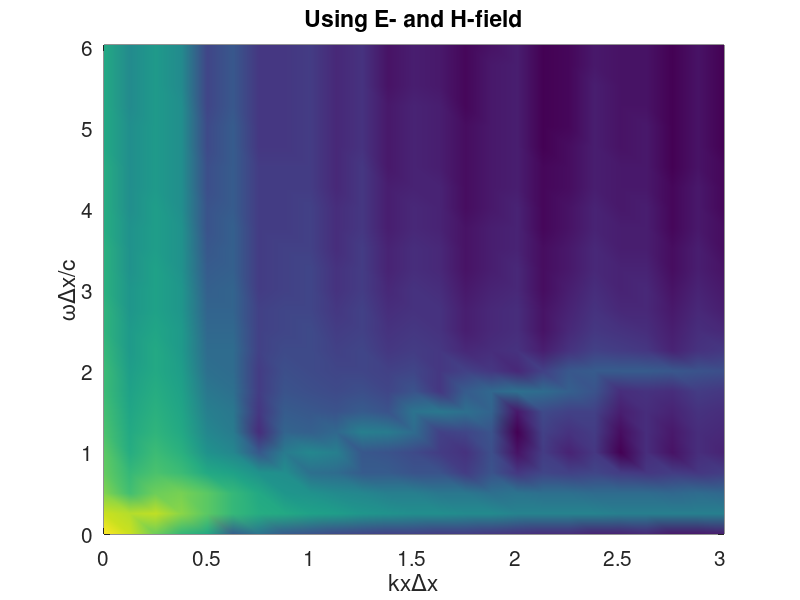
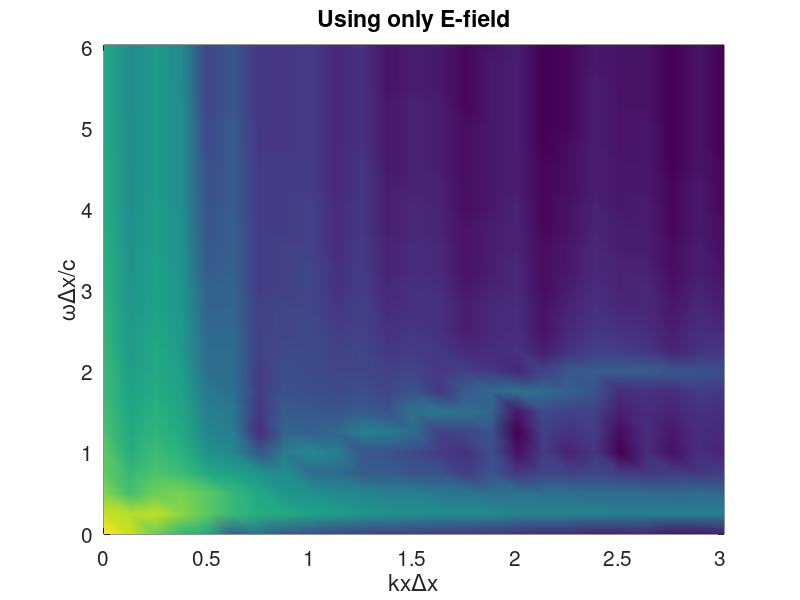
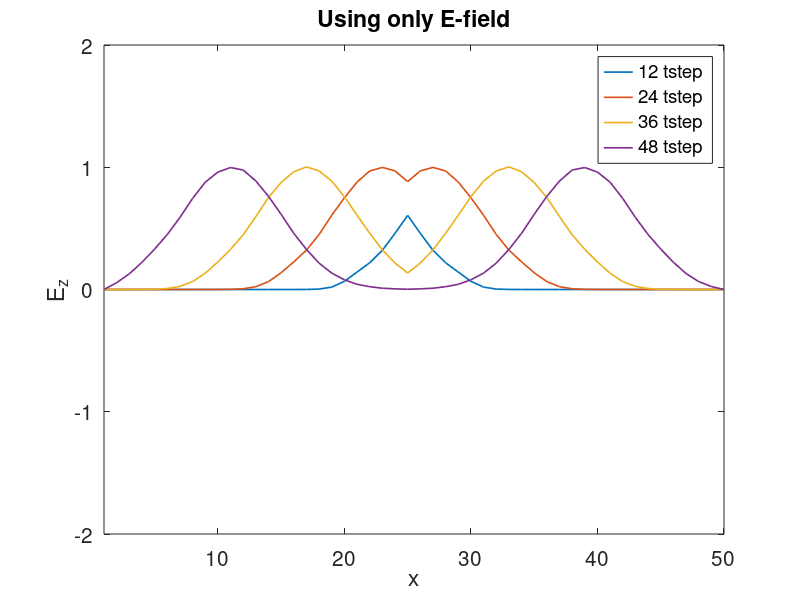
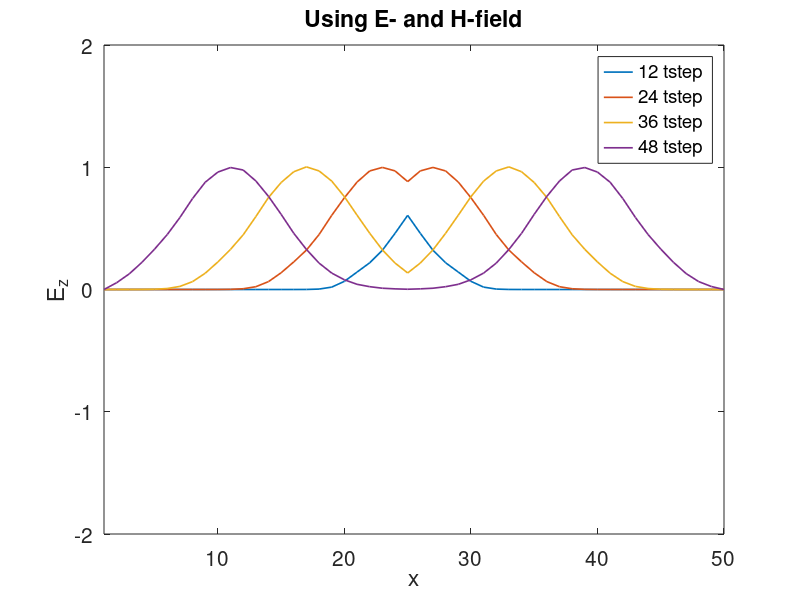

Write the MATLAB code that produced these figures, in order.
% This is a 1D FDTD simulation with pulse
% It displays a "movie" of the signal
% Size of the FDTD space
clear;
ke=50;
% Position of the source
ks=ke/2;
% Number of time steps
nsteps=50;
% Cell size and time stepping
c0=3.e8;
dx=0.01;
% Use Courant cond  ition
dt=dx/(2*c0);
% Constants
cc=c0*dt/dx;



%% E- and H-fields
% Initialize vectors
Ez=zeros(1,ke);
Hy=zeros(1,ke);
% Gaussian pulse
t0=20;
spread=8;
% Start loop
ExHist_EH = [];
for t=1:nsteps
   % E field loop
   for k=2:ke-1
    Ez(k)=Ez(k)+cc*(Hy(k-1)-Hy(k));
   end
   % Source
   Ez(ks)=exp(-.5*((t-t0)/spread)^2);
   % H field loop
   for k=1:ke-1
      Hy(k)=Hy(k)+cc*(Ez(k)-Ez(k+1));
   end
   ExHist_EH = [ExHist_EH; Ez];
plot(Ez);axis([1 ke -2 2]);
xlabel('x');
ylabel('E_z');

pause(0.1)
end

%% E-field using curl curl
% Initialize vectors
Ez=zeros(1,ke);
Ez1=zeros(1,ke);
Hy=zeros(1,ke);
Ez0 = Ez;
% Gaussian pulse
t0=20;
spread=8;
% Start loop
ExHist_E = [];
for t=1:nsteps
   % E field loop
   Ez_temp = Ez;
   for k=2:ke-1
    Ez1(k) = 2*Ez(k) - Ez0(k)  + cc^2*(Ez(k+1) - 2*Ez(k) + Ez(k-1)); 
   end
   
   % Source
   Ez0 = Ez_temp;
   Ez1(ks)=exp(-.5*((t-t0)/spread)^2);
   Ez = Ez1;
   ExHist_E = [ExHist_E; Ez];
plot(Ez);axis([1 ke -2 2]);
xlabel('x');
ylabel('E_z');

pause(0.1)
end


%% plot pulse propagation and dispersion

Fs_x = 2*pi/dx;
dF_x = Fs_x/ke;
kx = 0:dF_x:Fs_x/2-dF_x;

Fs_x = 1/dt;
dF_x = Fs_x/nsteps;
f = 0:dF_x:Fs_x/2-dF_x;
omega =  2*pi*f;


figure(1)
spectrum = fft2(ExHist_EH);
plot_spectrum = log(abs(spectrum));
pcolor(kx*dx, omega*dx/c0, plot_spectrum(1:ke/2,1:nsteps/2))
shading interp
title('Using E- and H-field')
xlabel('kx\Deltax')
ylabel('\omega\Deltax/c')
set(gca,'FontSize',15)

figure(2)
spectrum = fft2(ExHist_E);
plot_spectrum = log(abs(spectrum));
pcolor(kx*dx, omega*dx/c0, plot_spectrum(1:ke/2,1:nsteps/2))
shading interp
title('Using only E-field')
xlabel('kx\Deltax')
ylabel('\omega\Deltax/c')
set(gca,'FontSize',15)


figure(3)
plot(ExHist_E(12,:),'LineWidth',1.2);
hold on
plot(ExHist_E(24,:),'LineWidth',1.2);
plot(ExHist_E(36,:),'LineWidth',1.2);
plot(ExHist_E(48,:),'LineWidth',1.2);
axis([1 ke -2 2]);
xlabel('x');
ylabel('E_z');
title('Using only E-field')
legend('12 tstep','24 tstep', '36 tstep', '48 tstep')
set(gca,'FontSize',15)
hold off

figure(4)
plot(ExHist_EH(12,:),'LineWidth',1.2);
hold on
plot(ExHist_EH(24,:),'LineWidth',1.2);
plot(ExHist_EH(36,:),'LineWidth',1.2);
plot(ExHist_EH(48,:),'LineWidth',1.2);
axis([1 ke -2 2]);
xlabel('x');
ylabel('E_z');
title('Using E- and H-field')
legend('12 tstep','24 tstep', '36 tstep', '48 tstep')
set(gca,'FontSize',15)
hold off